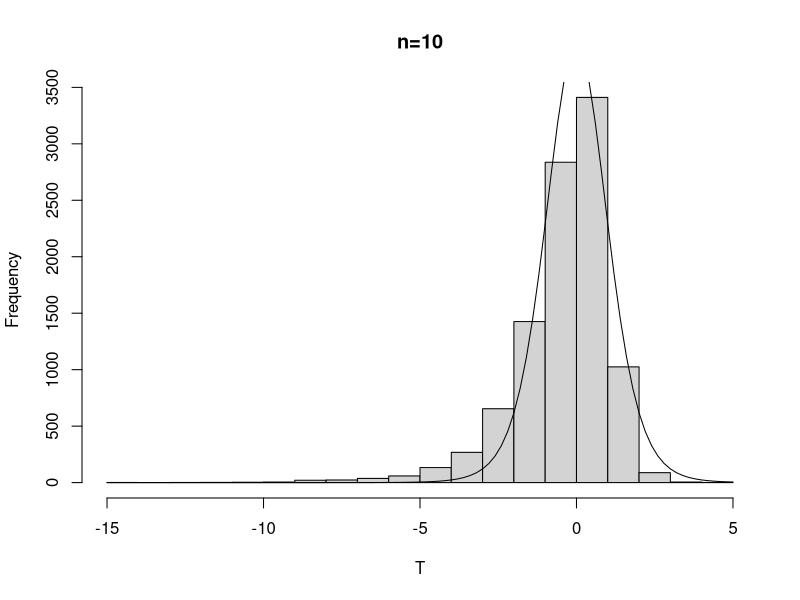
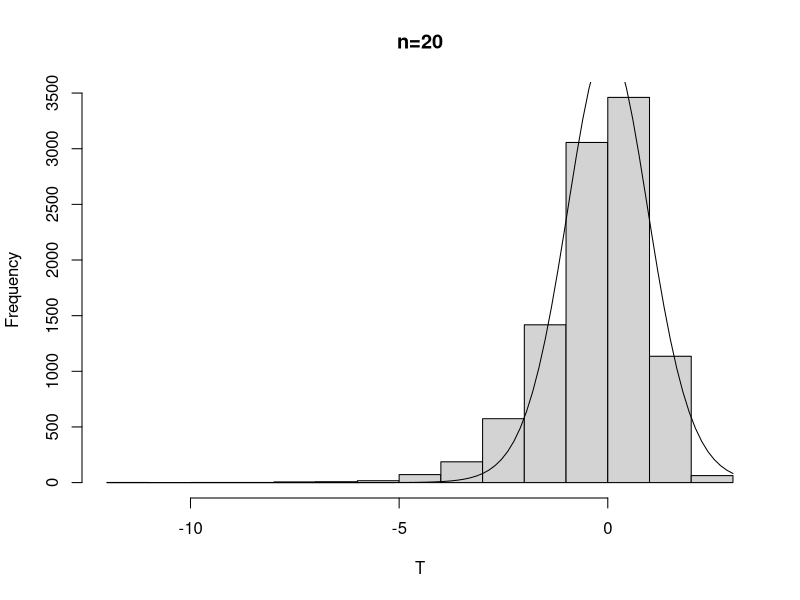
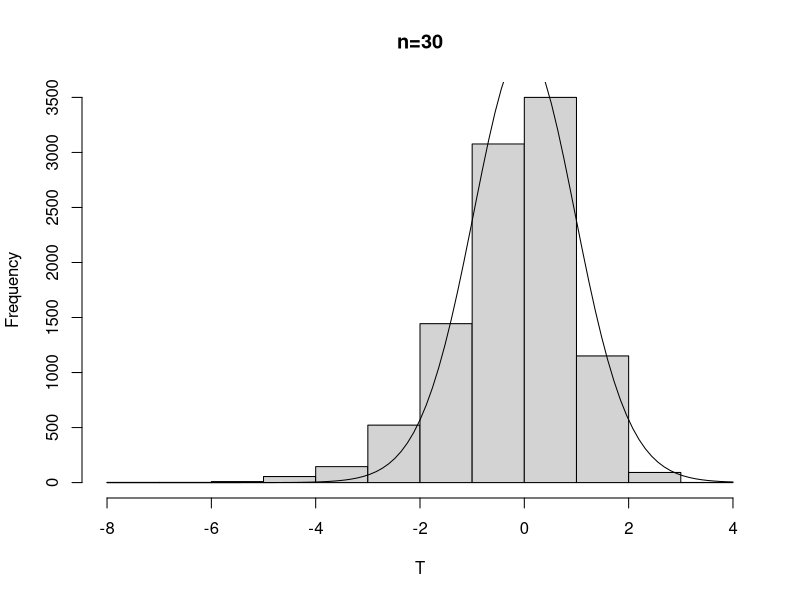
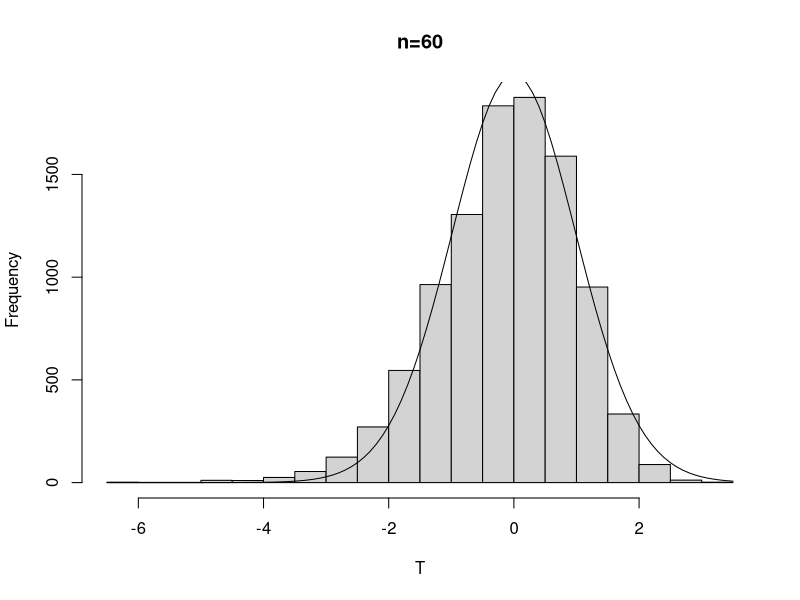
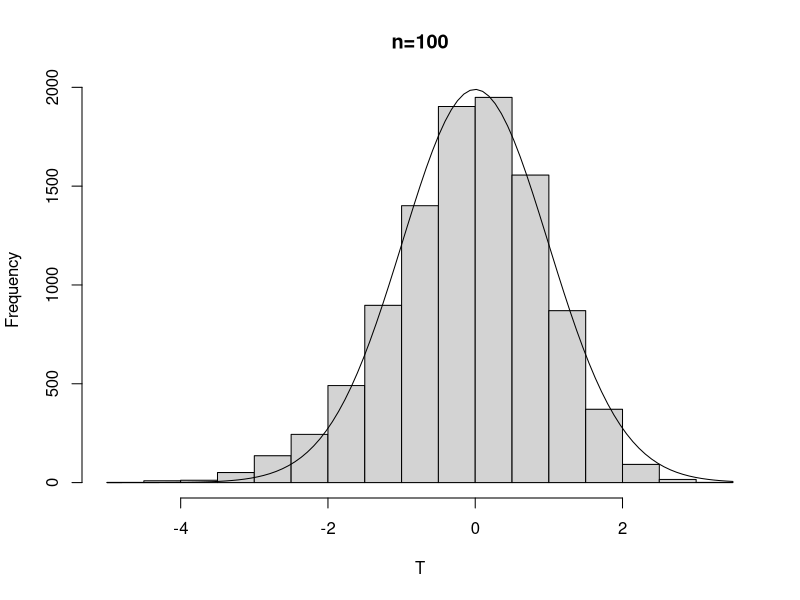
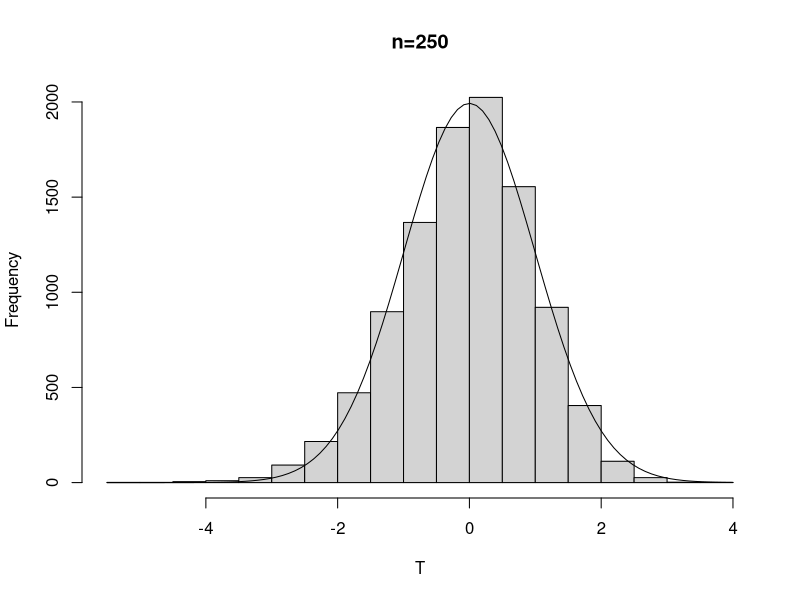

Source code (R) for these figures, in order:
N= 10000

testUnif<-function(n) {
	mu=0.5
	x<-matrix(
		runif(N*n,0,1),
		nrow=N
	)
	means=apply(x,1,mean)
	sds=apply(x,1,sd)
	T=sqrt(n)*(means-mu)/sds
	pdf(paste(c("../img/17unif",n,".pdf"),collapse=""))
	h=hist(T,main=paste(c("n=",n),collapse=""))
	w=h$breaks[2]-h$breaks[1]
	curve(N*w*dt(x,n-1),add=TRUE)
	dev.off()
}

testExp<-function(n) {
	mu=1
	x<-matrix(
		rexp(N*n,1),
		nrow=N
	)
	means=apply(x,1,mean)
	sds=apply(x,1,sd)
	T=sqrt(n)*(means-mu)/sds
	pdf(paste(c("../img/17exp",n,".pdf"),collapse=""))
	h=hist(T,main=paste(c("n=",n),collapse=""))
	w=h$breaks[2]-h$breaks[1]
	curve(N*w*dt(x,n-1),add=TRUE)
	dev.off()
}


n=c(10,20,30,60,100,250)
for(i in n) {
	testExp(i)
}
